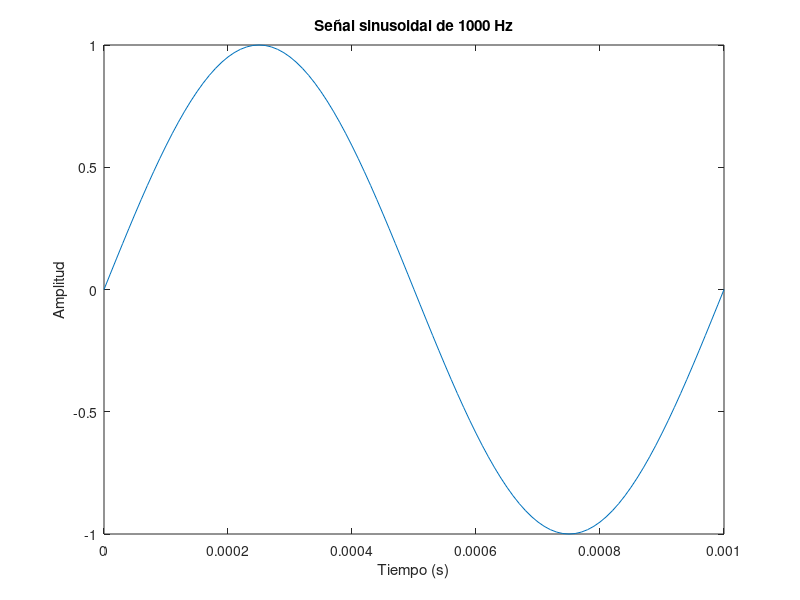

This figure's MATLAB source:
clc;
close;
clear;
% Definir los parámetros de la señal
A = 1; % amplitud
fc = 1e3; % frecuencia en Hz
fs = 1e5; % frecuencia de muestreo en Hz (configurable)

% Generar el vector de tiempo
t = 0:1/fs:1/fc;

% Generar la señal sinusoidal
x = A*sin(2*pi*fc*t);

% Graficar la señal generada
plot(t,x);
xlabel('Tiempo (s)');
ylabel('Amplitud');
title('Señal sinusoidal de 1000 Hz');
